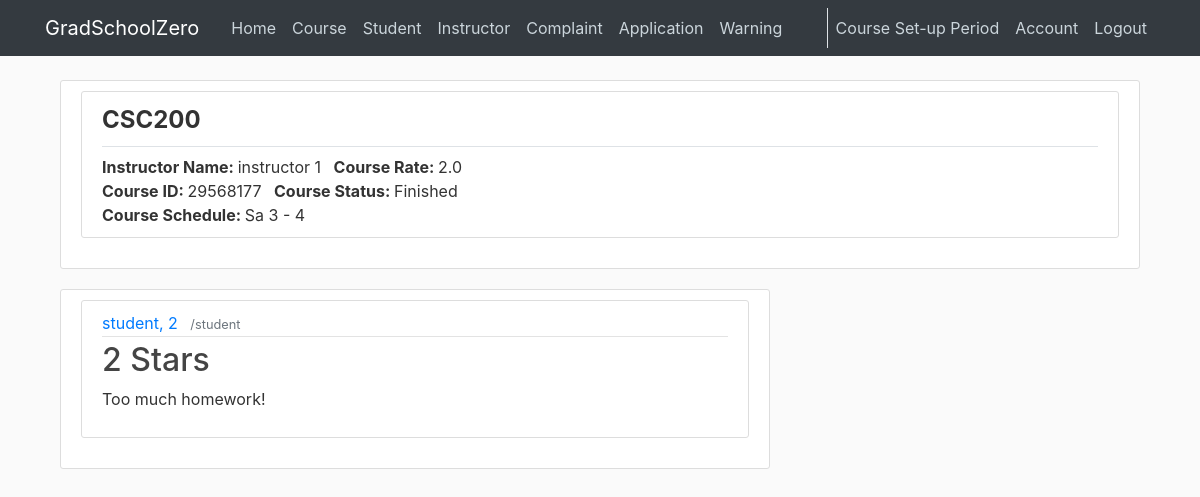
Screenshot of /course/review/29568177 (signed in) with the database file from the repository.
### cunyzero/models.py (models this page shows, shortened)
class Period(db.Model):#set-up, registration, running, or grading period
    id = db.Column(db.Integer, primary_key=True)
    period = db.Column(db.Integer, nullable = False, default=0)#periods passed
    def getPeriodName(self):# returns set-up, registration, running, or grading period
        remainder = self.period % 4
        if remainder==0:
            return "Course Set-up Period"

class Course(db.Model):
    id = db.Column(db.Integer, primary_key=True)
    instructorId = db.Column(db.Integer, db.ForeignKey('instructor.ownerId'))
    coursename = db.Column(db.String(20), nullable = False)
    creationPeriod = db.Column(db.Integer, nullable = True)#for period/semester task logic
    startPeriod = db.Column(db.Integer, nullable = False)#1-9
    endPeriod = db.Column(db.Integer, nullable = False)#1-9
    dayofweek = db.Column(db.String(30), nullable = False)#mo,tu,we,th,fr,sa,su if missing use --
    capacity = db.Column(db.Integer, default=30)
    status = db.Column(db.String(20), nullable = False, default="Open")#status like open, finished, cancelled, etc.
    credits = db.Column(db.Integer, default=3)
    waitListCapacity = db.Column(db.Integer, default=30)
    rating = db.Column(db.Float, default=None, nullable = True)# ^
    studentcourses = db.relationship('StudentCourse', backref='course', lazy=True)
    def getInstructorName(self):
        instructor = Instructor.query.get(self.instructorId)
        return instructor.firstname + " " + instructor.lastname
    def getAvgRating(self):
        count=0
        total=0.0
        for sc in self.studentcourses:
            if sc.rating:
                count+=1
                total+=sc.rating
        if count != 0:
            return total/count
        else:
            return None

class Instructor(db.Model):
    ownerId = db.Column(db.Integer, primary_key=True)
    status = db.Column(db.String(20), default='Employed')#fired, suspended, etc.
    firstname = db.Column(db.String(30), nullable=False)
    lastname = db.Column(db.String(30), nullable=False)
    warning = db.Column(db.Integer, nullable = False, default=0)
    user = db.relationship('User', backref='instructorOwner', lazy=True)
    warnings = db.relationship('Warning', backref='targetInstructor', lazy=True)
    courses = db.relationship('Course', backref='instructor', lazy=True)

class StudentCourse(db.Model):
    id = db.Column(db.Integer, primary_key=True)
    courseId = db.Column(db.Integer, db.ForeignKey('course.id'),nullable=False)
    studentId = db.Column(db.Integer,db.ForeignKey('student.ownerId'),nullable = False)
    gpa = db.Column(db.Text,nullable = True)
    rating = db.Column(db.Integer, nullable = True)
    review = db.Column(db.Text, nullable = True)
    visible = db.Column(db.Boolean, nullable = False, default=True)#if too many taboo words hide review
    waiting = db.Column(db.Boolean,nullable = False, default=False)

class Student(db.Model):
    ownerId = db.Column(db.Integer, primary_key=True)
    firstname = db.Column(db.String(30), nullable=False)
    lastname = db.Column(db.String(30), nullable=False)
    programId = db.Column(db.Integer, db.ForeignKey('program.id'), nullable=False)
    honor = db.Column(db.Integer, nullable = False, default=0)
    status = db.Column(db.String(20), default='Employed') # suspended, graduated, etc.
    fine = db.Column(db.Float, nullable = False, default=0)
    gpa = db.Column(db.Float, nullable = False, default=0.0)
    warning = db.Column(db.Integer, nullable = False, default=0) # ???????????
    enrollmentPermission = db.Column(db.Boolean, nullable=False, default=False)#special enrollment permission
    user = db.relationship('User', backref='studentOwner', lazy=True)
    courses = db.relationship('StudentCourse', backref='student', lazy=True)
    application = db.relationship('GraduationApplication', backref='applicant', lazy=True)
    warnings = db.relationship('Warning', backref='targetStudent', lazy=True) # get length by len(Student.warnings)

### cunyzero/routes.py (the view)
@app.route('/course/review/<int:courseId>', methods=['GET', 'POST'])
def course_rating(courseId):#show all ratings for the course
    if not current_user.is_authenticated:
        return redirect(url_for('home'))
    reviews = StudentCourse.query.filter_by(courseId=courseId, visible=True)
    course = Course.query.filter_by(id=courseId).first()
    return render_template("course-rating.html", reviews=reviews, courseId=courseId, course=course)

### cunyzero/models.py (called while the page is built)
@login_manager.user_loader
def load_user(user_id):
    return User.query.get(int(user_id))

    def getPeriodName(self):
        return Period.query.all()[0].getPeriodName()

### cunyzero/templates/course-rating.html (shortened to what this page needs)
{% extends 'layout.html' %}
{% block content %}
<div class="container">
  <div class="content-section">
    <article class="media content-section">
      <div class="media-body">
          <legend class="pb-2 border-bottom">
              <strong>{{ course.coursename }}</strong>
          </legend>
          <div>
              <strong>Instructor Name: </strong>
              <span>{{ course.getInstructorName() }}</span>
              <strong class="ml-2">Course Rate: </strong>
              <span> {{ course.getAvgRating() }} </span>
          </div>
          <div>
              <strong>Course ID: </strong>
              <span>{{ course.id }}</span>
              <strong class="ml-2">Course Status: </strong>
              <span>{{ course.status }}</span>
          </div>
          <div>
              <strong>Course Schedule: </strong>
              <span>
                  {{ course.dayofweek }}
                  {{ course.startPeriod }} - {{ course.endPeriod }}
              </span>
          </div>
      </div>
  </article>
  </div>
    <div class="row">
        {% for review in reviews %}
        {% if review.rating %}
        <div class="col-md-8">
            <div class="content-section">
                <article class="media content-section">
                    <div class="media-body">
                      <div class="article-metadata">
                        {% if current_user.role=='Admin' or current_user.ownerId==review.studentId %}
                        <a class="mr-2" href="#">{{ review.student.firstname }}, {{ review.student.lastname }}</a>
                        <small class="text-muted">/student</small>
                        {% else %}
                        <a class="mr-2" href="#">Anonymous Student</a>
                        {% endif %}
                      </div>
                      <h2>
                          <a class="article-title" href="{{ url_for('update_rating', courseId=review.courseId, studentId=review.studentId) }}">
                              {{ review.rating }} Stars
                            </a>
                        </h2>
                      <p class="article-content">{{ review.review }}</p>
                    </div>
                </article>
            </div>
        </div>
        {% endif %}
        {% endfor %}
    </div>
</div>
{% endblock content %}

### cunyzero/templates/layout.html (shortened to what this page needs)
<!DOCTYPE html>
<html lang="en">
<head>
    <link rel="stylesheet" href="https://maxcdn.bootstrapcdn.com/bootstrap/4.0.0/css/bootstrap.min.css">
    <link rel="stylesheet" type="text/css" href="{{ url_for('static', filename='main.css') }}">
    <link rel="stylesheet" type="text/css" href="{{ url_for('static', filename='uicons-regular-rounded.css') }}">
</head>
<body id="bootstrap-overrides">
    <header class="site-header">
        <nav class="navbar navbar-expand-md navbar-dark bg-dark fixed-top">
            <div class="container">
                <a class="navbar-brand mr-4" href="/">GradSchoolZero</a>
                <div class="collapse navbar-collapse" id="navbarToggle">
                    <div class="navbar-nav mr-auto">
                        <a class="nav-item nav-link" href="{{ url_for('home') }}">Home</a>
                        {% if current_user.is_authenticated %}
                            {% if current_user.role == 'Visitor' %}
                                <a class="nav-item nav-link" href="{{ url_for('course_manage') }}">Course</a>
                                <a class="nav-item nav-link" href="{{ url_for('instructor_manage') }}">Instructor</a>
                            {% elif current_user.role == 'Admin' %}
                                <a class="nav-item nav-link" href="{{ url_for('course_manage') }}">Course</a>
                                <a class="nav-item nav-link" href="{{ url_for('student_manage') }}">Student</a>
                                <a class="nav-item nav-link" href="{{ url_for('instructor_manage') }}">Instructor</a>
                                <a class="nav-item nav-link" href="{{ url_for('complaint_manage') }}">Complaint</a>
                                <a class="nav-item nav-link" href="{{ url_for('application_manage') }}">Application</a>
                                <a class="nav-item nav-link" href="{{ url_for('review_warning_page') }}">Warning</a>
                            {% endif %}
                        {% endif %}
                    </div>
                    <div class="border-left navbar-nav">
                        {% if current_user.is_authenticated %}
                            {% if current_user.role == 'Visitor' %}
                                <a class="nav-item nav-link" href="{{ url_for('enrollment_application') }}">Enrollment</a>
                                <a class="nav-item nav-link" href="{{ url_for('logout') }}">Logout</a>
                            {% else %}
                                {% if current_user.role == "Admin" %}
                                    <a class="nav-item nav-link" href="{{ url_for('change_period') }}">{{current_user.getPeriodName()}}</a>
                                {% else %}
                                     <a class="nav-item nav-link">{{current_user.getPeriodName()}}</a>
                                {% endif %}
                                <a class="nav-item nav-link" href="{{ url_for('account') }}">Account</a>
                                <a class="nav-item nav-link" href="{{ url_for('logout') }}">Logout</a>
                            {% endif %}
                        {% else %}
                            <a class="nav-item nav-link" href="{{ url_for('login') }}">Login</a>
                            <a class="nav-item nav-link" href="{{ url_for('register') }}">Register</a>
                        {% endif %}
                    </div>
                </div>
            </div>
        </nav>
    </header>
    <main role="main" class="container">
        <div class="row">
            <div class="col-md-12">
                {% block content %}{% endblock %}
            </div>
        </div>
    </main>
</body>
</html>

### cunyzero/static/main.css (style rules this page uses)
body { background: #fafafa; color: #333333; margin-top: 5rem; }
h1, h2, h3, h4, h5, h6 { color: #444444; }
.site-header .navbar-nav .nav-link { color: #cbd5db; }
.content-section { background: #ffffff; padding: 10px 20px; border: 1px solid #dddddd; border-radius: 3px; margin-bottom: 20px; }
.article-title { color: #444444; }
.article-content { white-space: pre-line; }
.article-metadata { padding-bottom: 1px; margin-bottom: 4px; border-bottom: 1px solid #e3e3e3 }

### rows the page displays
Period: getPeriodName "Course Set-up Period"
Course: coursename "CSC200", getInstructorName "instructor 1", id "29568177", status "Finished", dayofweek "Sa", startPeriod "3", endPeriod "4"
StudentCourse: getAvgRating "2.0", student.firstname "student", student.lastname "2", rating "2", review "Too much homework!"
